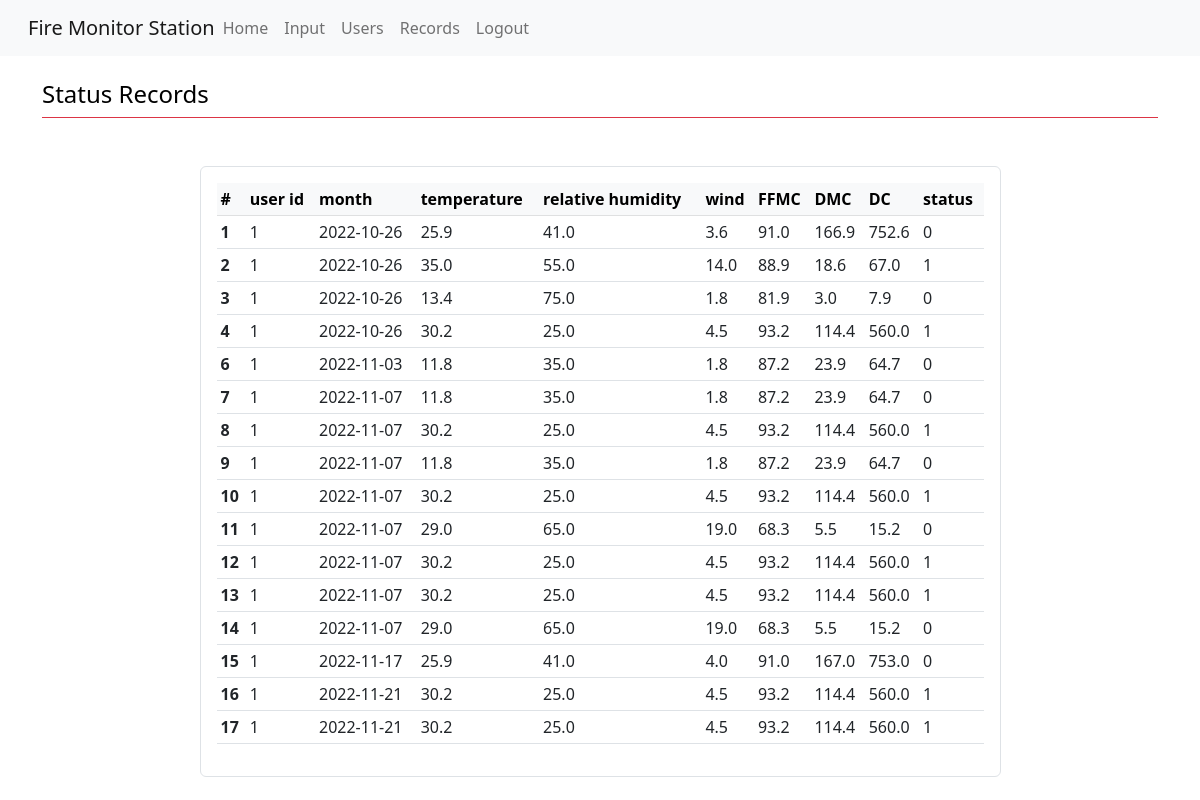
The page /records (signed in) on the database as committed earlier.
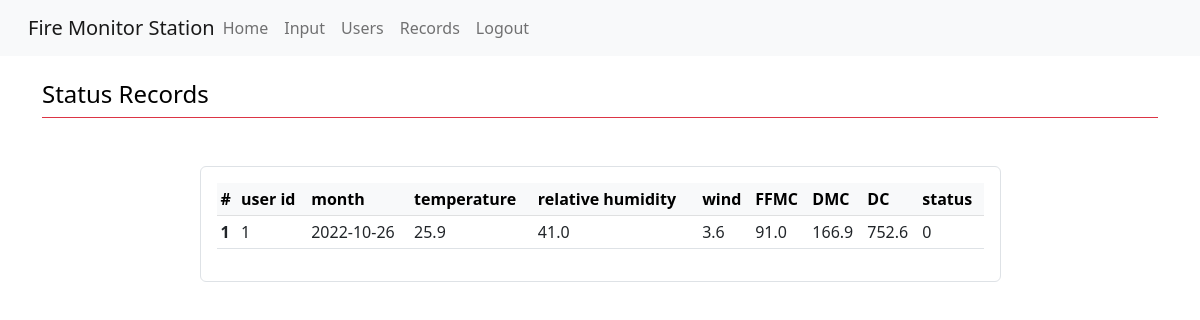
The same page on the database as committed later.
### app.py (models this page shows)
class features(db.Model):
    id = db.Column(db.Integer,primary_key=True,unique=True)
    user_id = db.Column(db.Integer, db.ForeignKey("user.id"), nullable=False)
    date=db.Column(db.Date, default=datetime.datetime.utcnow)
    temp = db.Column(db.Float[20],nullable=False)
    rh = db.Column(db.Float[20],nullable=False)
    wind = db.Column(db.Float[20],nullable=False)
    ffmc = db.Column(db.Float[20],nullable=False)
    dmc = db.Column(db.Float[20],nullable=False)
    dc = db.Column(db.Float[20],nullable=False)
    status = db.Column(db.Integer, nullable=False)

### app.py (the view)
@app.route("/records", methods=['GET','POST'])
@login_required
def records():
    read_records=features.query.order_by(features.id)
    return render_template('records.html',name=session.get("username","Unknown"),read_records=read_records)

### app.py (called while the page is built)
@login_manager.user_loader
def load_user(user_id):
    return User.query.get(int(user_id))

### templates/records.html
{% extends 'template.html' %}
{% block content %}
<div class="h4 pb-2 mb-4 text-black border-bottom border-danger">
   Status Records
 </div>
   {% if current_user.is_authenticated %}
   <div class="p-4 d-flex justify-content-center mt-0">
      <main class="p-3 w-75 border rounded " >
   <div class="table-responsive">
   <table class="table table-sm ">
    <thead class="table-light">
       <tr>
        <th scope="col">#</th>
        <th scope="col">user id</th>
        <th scope="col">month</th>
        <th scope="col">temperature</th>
        <th scope="col">relative humidity</th>
        <th scope="col">wind</th>
        <th scope="col">FFMC</th>
        <th scope="col">DMC</th>
        <th scope="col">DC</th>
        <th scope="col">status</th>
        </tr>
        </thead>
        {% for records in read_records %}
        <tbody >
       <tr>
            <th scope="row">{{records.id}}</th>
            <td>{{records.user_id}}</td>
            <td>{{records.date}}</td>
            <td>{{records.temp}}</td>
            <td>{{records.rh}}</td>
            <td>{{records.wind}}</td>
            <td>{{records.ffmc}}</td>
            <td>{{records.dmc}}</td>
            <td>{{records.dc}}</td>
            <td>{{records.status}}</td>
            </tr>
        </tbody>
        {%endfor%}
    </table>
   </div>
      </main>
   </div>
{% endif %}
{% endblock %}

### templates/template.html (shortened to what this page needs)
<!doctype html>
<html lang="en" >
  <head>
    <link rel="stylesheet" href="https://cdn.jsdelivr.net/npm/bootstrap@5.2.1/dist/css/bootstrap.rtl.min.css">
  </head>
  <body>
    {% include 'navbar.html' %}
    <br/>
    <div class="container">
        {% block content %}
        {% endblock %}
    </div>
  </body>
</html>

### templates/navbar.html (shortened to what this page needs)
<nav class="navbar navbar-expand-lg bg-light">
  <div class="container-fluid">
    <a class="navbar-brand" href="{{url_for('landing')}}">Fire Monitor Station</a>
    <div class="collapse navbar-collapse" id="navbarNavAltMarkup">
      <div class="navbar-nav">
        {% if current_user.is_authenticated %}
        <a class="nav-link" aria-current="page" href="{{url_for('dashboard')}}">Home</a>
        <a class="nav-link" href="{{url_for('inputs')}}">Input</a>
        <a class="nav-link" href="{{url_for('register')}}">Users</a>
        <a class="nav-link" href="{{url_for('records')}}">Records</a>
        <a class="nav-link" href="{{url_for('logout')}}">Logout</a>
        {%else%}
        <a class="nav-link" href="{{url_for('login')}}">Login</a>
        {%endif%}
      </div>
    </div>
  </div>
</nav>

Rows that differ between the two databases and show on the page:
removed features: id "2", user_id "1", date "2022-10-26", temp "35.0", rh "55.0", wind "14.0", ffmc "88.9", dmc "18.6", dc "67.0", status "1"
removed features: id "3", user_id "1", date "2022-10-26", temp "13.4", rh "75.0", wind "1.8", ffmc "81.9", dmc "3.0", dc "7.9", status "0"
removed features: id "4", user_id "1", date "2022-10-26", temp "30.2", rh "25.0", wind "4.5", ffmc "93.2", dmc "114.4", dc "560.0", status "1"
removed features: id "6", user_id "1", date "2022-11-03", temp "11.8", rh "35.0", wind "1.8", ffmc "87.2", dmc "23.9", dc "64.7", status "0"
removed features: id "7", user_id "1", date "2022-11-07", temp "11.8", rh "35.0", wind "1.8", ffmc "87.2", dmc "23.9", dc "64.7", status "0"
removed features: id "8", user_id "1", date "2022-11-07", temp "30.2", rh "25.0", wind "4.5", ffmc "93.2", dmc "114.4", dc "560.0", status "1"
removed features: id "9", user_id "1", date "2022-11-07", temp "11.8", rh "35.0", wind "1.8", ffmc "87.2", dmc "23.9", dc "64.7", status "0"
removed features: id "10", user_id "1", date "2022-11-07", temp "30.2", rh "25.0", wind "4.5", ffmc "93.2", dmc "114.4", dc "560.0", status "1"
removed features: id "11", user_id "1", date "2022-11-07", temp "29.0", rh "65.0", wind "19.0", ffmc "68.3", dmc "5.5", dc "15.2", status "0"
removed features: id "12", user_id "1", date "2022-11-07", temp "30.2", rh "25.0", wind "4.5", ffmc "93.2", dmc "114.4", dc "560.0", status "1"
removed features: id "13", user_id "1", date "2022-11-07", temp "30.2", rh "25.0", wind "4.5", ffmc "93.2", dmc "114.4", dc "560.0", status "1"
removed features: id "14", user_id "1", date "2022-11-07", temp "29.0", rh "65.0", wind "19.0", ffmc "68.3", dmc "5.5", dc "15.2", status "0"
removed features: id "15", user_id "1", date "2022-11-17", temp "25.9", rh "41.0", wind "4.0", ffmc "91.0", dmc "167.0", dc "753.0", status "0"
removed features: id "16", user_id "1", date "2022-11-21", temp "30.2", rh "25.0", wind "4.5", ffmc "93.2", dmc "114.4", dc "560.0", status "1"
removed features: id "17", user_id "1", date "2022-11-21", temp "30.2", rh "25.0", wind "4.5", ffmc "93.2", dmc "114.4", dc "560.0", status "1"
